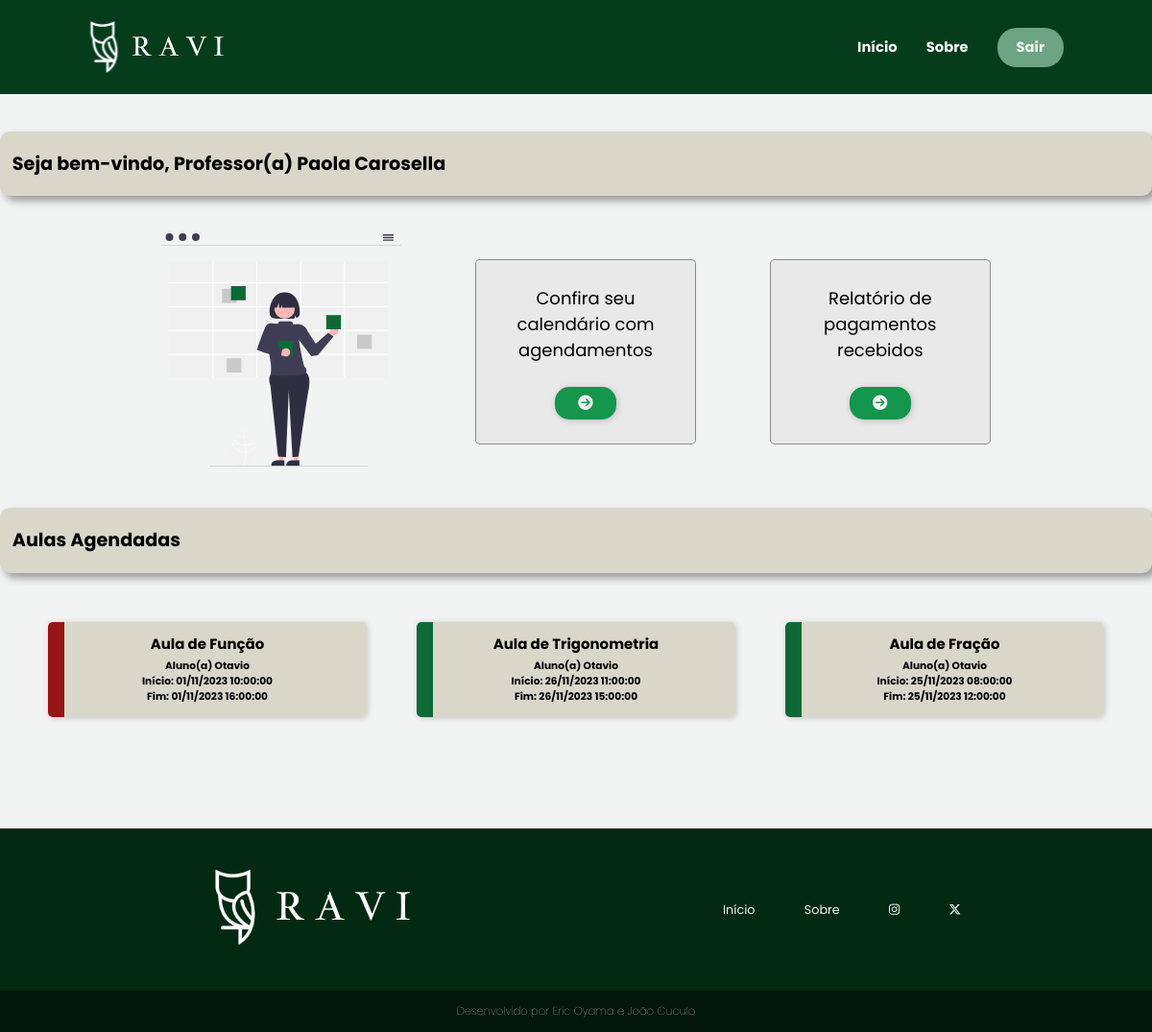
The app's page /sistema-professor/professor/principal.php (signed in), older data.
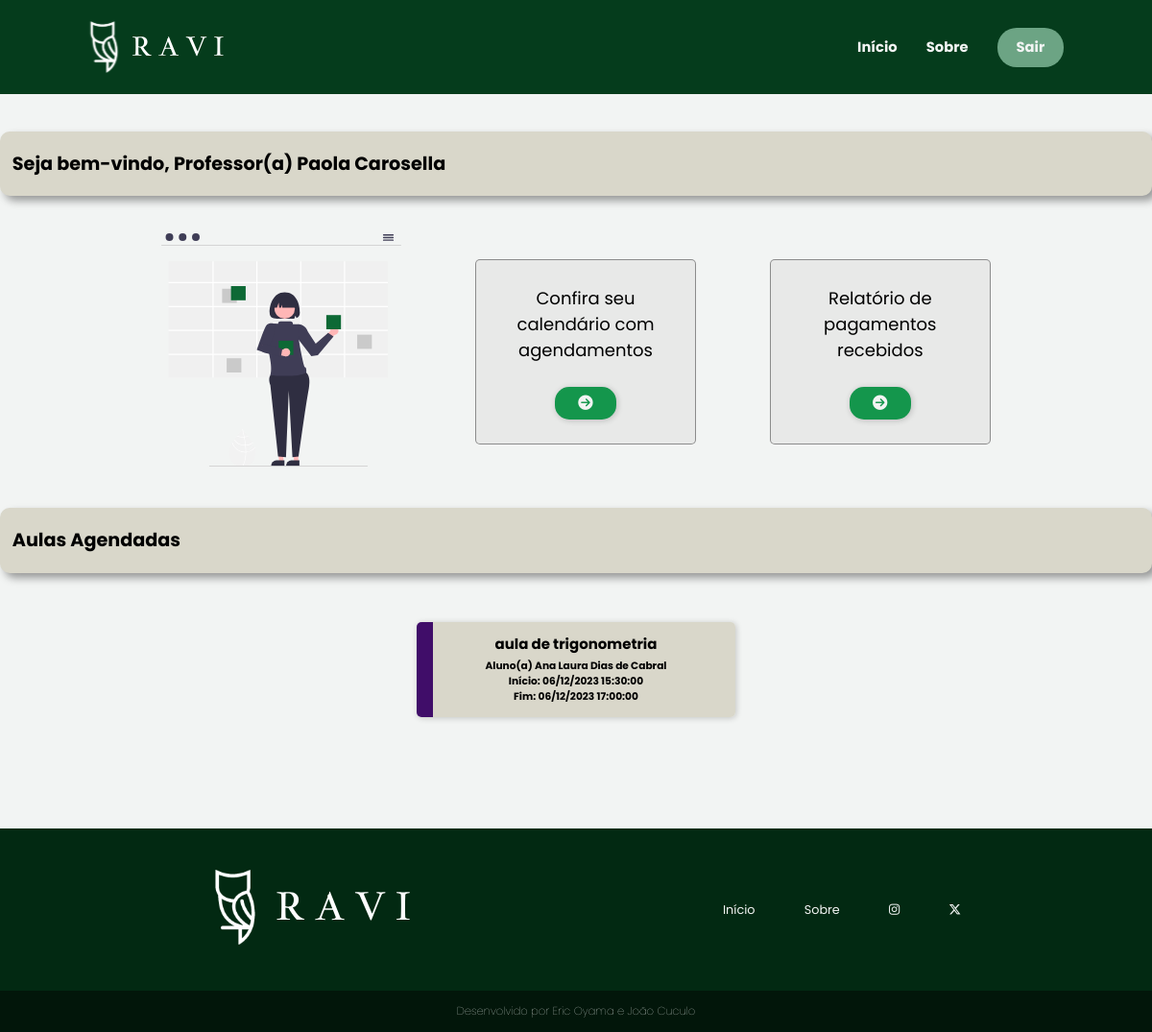
The same page, newer data.
### tables this page shows
CREATE TABLE `events` (
  `id` int(11) NOT NULL,
  `title` varchar(220) NOT NULL,
  `color` varchar(45) NOT NULL,
  `start` datetime NOT NULL,
  `end` datetime NOT NULL,
  `conteudo` text NOT NULL,
  `formaPag` varchar(20) NOT NULL,
  `aluno_id` int(11) DEFAULT NULL,
  `professor_id` int(11) DEFAULT NULL,
  `valorTotal` int(11) NOT NULL
);

CREATE TABLE `aluno` (
  `id` int(11) NOT NULL,
  `nome` varchar(100) NOT NULL,
  `email` varchar(100) NOT NULL,
  `senha` varchar(255) NOT NULL,
  `dn` date NOT NULL,
  `endereco` varchar(100) NOT NULL,
  `cep` varchar(20) NOT NULL,
  `estado` varchar(100) NOT NULL,
  `cidade` varchar(100) NOT NULL,
  `telefone` varchar(20) NOT NULL,
  `cpf` varchar(20) NOT NULL,
  `rg` varchar(20) NOT NULL,
  `sexo` varchar(10) NOT NULL,
  `dataCad` timestamp NOT NULL DEFAULT current_timestamp(),
  `status` varchar(11) NOT NULL
);

### sistema-professor/professor/principal.php (the view, shortened to what this page needs)
<?php
    require_once('../../conexao.php');
    $sql = "SELECT events.*, aluno.nome
              FROM events
        INNER JOIN aluno ON events.aluno_id = aluno.id
             WHERE professor_id = " . $_SESSION['id'];
    $resultado = mysqli_query($conexao, $sql);
?>
<!DOCTYPE html>
<html lang="pt-br">
<head>
    <link rel="stylesheet" href="../../assets/css/header-footer.css">
    <link rel="stylesheet" href="../../assets/css/principal.css">
</head>
<body>
    <?php require_once("../template-prof/menu2.php") ?>
    <main class="container">
        <div class="bem-vindo">
            <h2>Seja bem-vindo, Professor(a) <?= $_SESSION['nome']; ?></h2>
        </div>
        <section class="prof-agend">
            <div>
                <img src="../../assets/img/undraw_events_re_98ue.svg">
            </div>
            <div class="confira-agend card-border" style="width: 230px; text-align: center;">
                <p>Confira seu calendário com agendamentos</p>
                <a href="agendamento.php?id=<?= $_SESSION['id'] ?>" class="agend-btn"><i class="fa-sharp fa-solid fa-circle-arrow-right"></i></a>
            </div>
            <div class="confira-agend card-border" style="width: 230px; text-align: center;">
                <p>Relatório de pagamentos recebidos</p>
                <a href="relatorio-pagamento.php" class="agend-btn"><i class="fa-sharp fa-solid fa-circle-arrow-right"></i></a>
            </div>
        </section>
        <section>
            <div class="bem-vindo">
                <h2>Aulas Agendadas</h2>
            </div>
            <div class="card-agend">
                <?php while ($linha = mysqli_fetch_array($resultado)) { ?>
                    <?php
                        $inicio = new DateTime($linha['start']);
                        $fim = new DateTime($linha['end']);
                    ?>
                    <a href="agendamento.php?id=<?= $_SESSION['id'] ?>" style="background-image: linear-gradient(to left, #D9D7CA 0, #D9D7CA 95%, <?= $linha['color'] ?> 5%);">
                        <h3><?= $linha['title'] ?></h3>
                        <h5>Aluno(a) <?= $linha['nome'] ?></h5>
                        <h5>Início: <?= $inicio->format('d/m/Y H:i:s') ?></h5>
                        <h5>Fim: <?= $fim->format('d/m/Y H:i:s') ?></h5>
                    </a>
                <?php } ?>
            </div>
        </section>
    </main>
    <?php require_once("../template-prof/rodape1.php") ?>
</body>
</html>

### sistema-professor/template-prof/menu2.php (shortened to what this page needs)
<header>
    <nav>
        <div class="logo">
            <img src="../../assets/img/logo-ravi-complete.svg" alt="Ravi">
        </div>
        <div class="menu">
            <ul>
                <li><a href="principal.php">Início</a></li>
                <li><a href="sobre.php">Sobre</a></li>
                <li class="entrar-btn"><a href="../sair.php">Sair</a></li>
            </ul>
        </div>
    </nav>
</header>

### sistema-professor/template-prof/rodape1.php
<footer>
    <div class="footer-conteudo">
        <div class="footer-logo">
            <img src="../../assets/img/logo-ravi-complete.svg" alt="Ravi">
        </div>
        <ul class="footer-list">
            <li><a href="principal.php">Início</a></li>
            <li><a href="sobre.php">Sobre</a></li>
            <li><a href="https://www.instagram.com/ravi.sitee/" target="_blank"><i class="fa-brands fa-instagram"></i></a></li>
            <li><a href="https://twitter.com/RaviSiteTCC" target="_blank"><i class="fa-brands fa-x-twitter"></i></a></li>
        </ul>
    </div>
        <div class="developers">
            Desenvolvido por Eric Oyama e João Cuculo
        </div>
</footer>

### assets/css/header-footer.css (style rules this page uses)
* { margin: 0; padding: 0; box-sizing: border-box; font-family: 'Poppins', sans-serif; }
:root { --color-primary: #053c1c; --color-secundary: #6ca484; --color-tertiary: #14964C; --color-black: #000; --color-white: #f2f4f3; font-size: 80%; }
html { height: 100%; min-height: 100%; }
body { display: flex; flex-direction: column; min-height: 100%; width: 100%; }
header { background-color: var(--color-primary); }
header nav { display: flex; justify-content: space-between; padding: 1.5rem 6rem; }
.logo { display: flex; align-items: center; }
.logo img { height: 60px; }
.menu { display: flex; align-items: center; }
.menu ul { display: flex; justify-content: center; list-style-type: none; }
.menu ul li { margin: 0 15px; display: flex; align-items: center; }
.menu ul li a, .menu-responsivo ul li a { text-decoration: none; font-size: 1.15rem; color: var(--color-white); font-weight: bold; }
.entrar-btn { background-color: var(--color-secundary); padding: 10px 20px; border-radius: 20px; }
footer { width: 100%; color: var(--color-white); margin-top: auto; }
footer a { text-decoration: none; }
.footer-conteudo { background-color: #022912; display: flex; align-items: center; justify-content: space-around; padding: 3rem 3.5rem; }
.footer-list { display: flex; list-style: none; gap: 4rem; }
.footer-list a { color: var(--color-white); font-weight: normal; }
.developers { background-color: #02160a; display: flex; justify-content: center; font-size: 0.9rem; padding: 1rem; font-weight: 100; }

### assets/css/principal.css (style rules this page uses)
body { background-color: var(--color-white); }
.container { max-width: 1200px; width: 100%; margin: 0 auto; }
.bem-vindo { max-width: 100%; border-radius: 10px; box-shadow: 5px 5px 8px rgba(0, 0, 0, 0.377); margin: 3rem auto; padding: 1.5rem 1rem; background-color: #D9D7CA; }
.card-agend { display: flex; justify-content: center; flex-wrap: wrap; margin-bottom: 8rem; }
.card-agend a { display: flex; flex-direction: column; align-items: center; width: 26rem; margin: 1rem 2rem 1rem 2rem; padding: 1rem; border-radius: 5px; box-shadow: 1px 1px 6px rgba(0, 0, 0, 0.2); text-decoration: none; color: var(--color-black); }
.card-agend a h3 { margin-bottom: .3rem; }
.prof-agend { display: flex; justify-content: center; align-items: center; gap: 6rem; }
.prof-agend img, .adm-agend img { width: 250px; }
.confira-agend { display: flex; flex-direction: column; align-items: center; width: 200px; background-color: #e8e9e8; }
.confira-agend p { font-size: large; }
.agend-btn { width: 5rem; padding: 0.4rem 0.6rem; margin-top: 2rem; border: none; text-align: center; border-radius: 15px; background-color: var(--color-tertiary); color: var(--color-white); font-weight: bold; font-size: 1.2rem; box-shadow: 1px 1px 6px rgba(0, 0, 0, 0.2); transition: 0.3s all; cursor: pointer; }
.card-border { border: 1.5px solid rgba(0, 0, 0, 0.4); border-radius: 5px; padding: 2rem 3rem; }

Row changes from the older to the newer data that the page shows:
removed events: title "Aula de Função", aluno.nome "Otavio", start "01/11/2023 10:00:00", end "01/11/2023 16:00:00"
removed events: title "Aula de Trigonometria", aluno.nome "Otavio", start "26/11/2023 11:00:00", end "26/11/2023 15:00:00"
removed events: title "Aula de Fração", aluno.nome "Otavio", start "25/11/2023 08:00:00", end "25/11/2023 12:00:00"
added events: title "aula de trigonometria", aluno.nome "Ana Laura Dias de Cabral", start "06/12/2023 15:30:00", end "06/12/2023 17:00:00"
